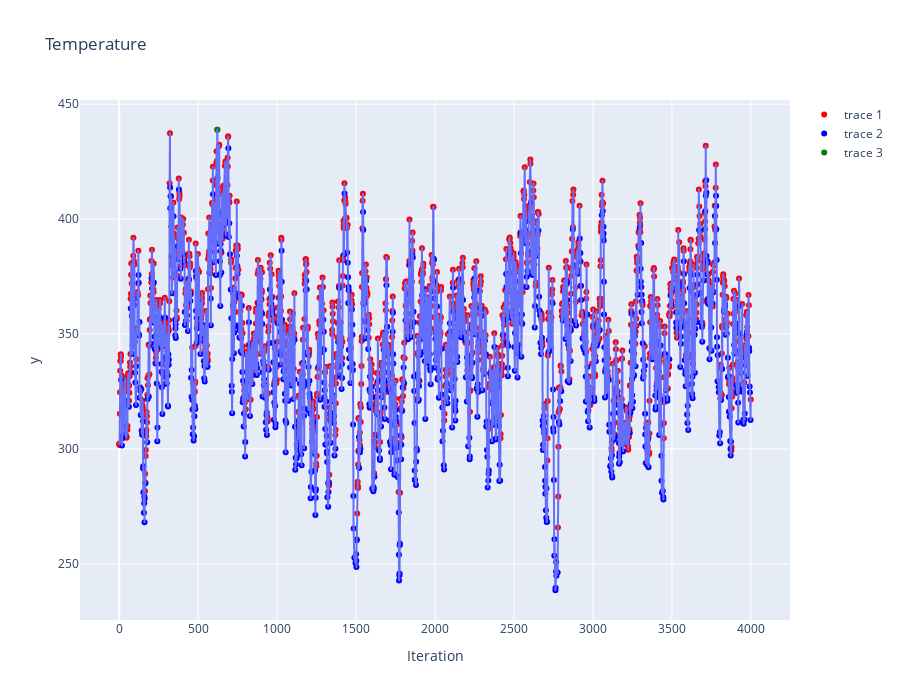

Write notebook code for a chart like this one.
### Code cell
plot_temperature_history(iter_history)

### Figure 1 — Plotly figure (JSON) as saved in the notebook; plotly's stock layout.template omitted (floating-point values rounded to 4 significant figures; data arrays with more than 128 entries replaced by an {"elided": "..."} marker saying what was removed)
{"data": [{"hovertemplate": "Iteration=%{x}<br>y=%{y}<extra></extra>", "legendgroup": "", "line": {"color": "#636efa", "dash": "solid"}, "marker": {"symbol": "circle"}, "mode": "lines", "name": "", "showlegend": false, "x": {"elided": "2700 int values"}, "xaxis": "x", "y": {"elided": "2700 float values"}, "yaxis": "y", "type": "scattergl"}, {"marker": {"color": "red"}, "mode": "markers", "x": {"elided": "1561 int values"}, "y": {"elided": "1561 float values"}, "type": "scatter"}, {"marker": {"color": "blue"}, "mode": "markers", "x": {"elided": "1139 int values"}, "y": {"elided": "1139 float values"}, "type": "scatter"}, {"marker": {"color": "green"}, "mode": "markers", "x": [621], "y": [438.9], "type": "scatter"}], "layout": {"xaxis": {"anchor": "y", "domain": [0.0, 1.0], "title": {"text": "Iteration"}}, "yaxis": {"anchor": "x", "domain": [0.0, 1.0], "title": {"text": "y"}}, "legend": {"tracegroupgap": 0}, "title": {"text": "Temperature"}, "height": 700}}
